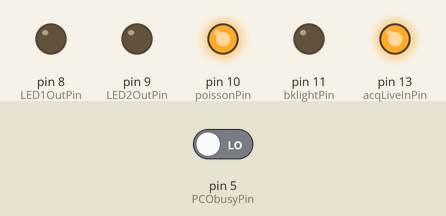
This sketch was run on a simulated Arduino Uno, built with avr-gcc and run on an emulated ATmega328P. On the bench: output pins drawn as LEDs (lit = HIGH). The inputs (shaded band) are chosen by the test bench; at power-on: pin 5 (PCObusyPin) LOW. Random numbers use the default seed unless the sketch sets one.

Above: at 1.2 s.
1.3 s: pin 5 (PCObusyPin) driven HIGH
At 1.79 s:
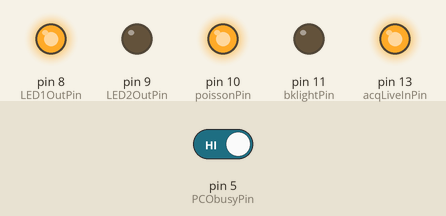
At 2.26 s:
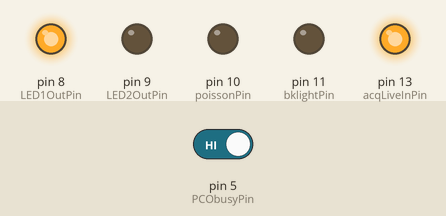
4.3 s: pin 5 (PCObusyPin) driven LOW
At 4.8 s:
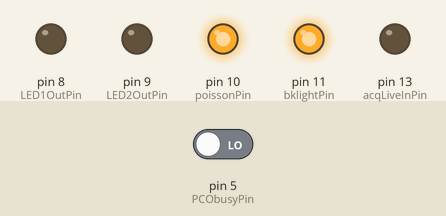
Timing chart, 0 to 7.3 s (numbered marks = the images above; inputs shaded):
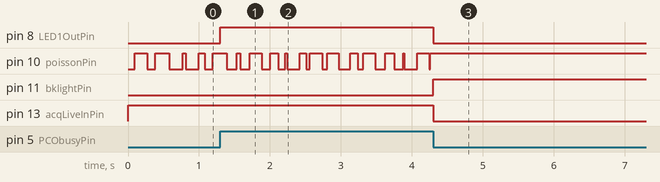

The sketch:

imaging2Stimulation1.ino
```cpp
// alternate two imaging light source by each camera frame
// between camera frames, turn on optogen stim and bklight
// 2024-11-17 DS created from LED1LED2AlternateWithFlipperBklightRolling.ino

const bool acqLiveMode = 1; //1 to evoke this code only when acqLive signal is on, 0 to ignore acqLive signal
const int camrate = 2; //frame rate of camera [Hz] (used only in debugMode)
const int duration = 1000 / camrate; //[ms]
int tmod;

// INPUT PINS
const int acqLiveInPin = 13;//5;       // pin for acqLive from Timeline
const int PCObusyPin = 5; //FIXED. if low, cameara is ready for acquiring new trigger. previously known as "FVALPin"

// OUTPUT PINS
const int extraGndPin = 1;       //GND output from arduino
const int LED1OutPin = 8;//9;       // pin for LED1's Gate1
const int LED2OutPin = 9;//4;       // pin for LED2's Gate1
const int poissonPin = 10;          //pin for "flipper"
const int bklightPin = 11; //pin for backlight & laser control 23/4/20
const int laserPin =13; //invert of bklightPin (= PCObusyPin)

const int minPoissonDur = 10; //ms
const int maxPoissonDur = 200; //ms

bool flipflopState = 0;         // current state of the alternation
bool lastAcqLiveState = 0;
bool currentAcqLiveState = 0;
// internal variables
bool currentLED1InternalState = 0;
bool currentLED2InternalState = 0;
// output to LED
bool currentLED1OutState = 0;
bool currentLED2OutState = 0;

unsigned long lastFlipTime = 0;
unsigned long timeNow = 0;
unsigned long poissonStateDur = 0;
int currentPoissonState = 0;
// bool currentTrigInstate = 0;
// bool lastTrigInstate = 0;
bool currentPCObusystate = 0;
bool lastPCObusystate = 0;


void setup() {
  // put your setup code here, to run once:
  pinMode(PCObusyPin, INPUT);
  pinMode(LED1OutPin, OUTPUT);
  pinMode(LED2OutPin, OUTPUT);
  pinMode(acqLiveInPin, INPUT);
  pinMode(bklightPin, OUTPUT);
  digitalWrite(bklightPin, LOW);
  pinMode(laserPin, OUTPUT);
  digitalWrite(laserPin, HIGH);
  pinMode(extraGndPin, OUTPUT);
  digitalWrite(extraGndPin, LOW);

  pinMode(poissonPin, OUTPUT);
  digitalWrite(poissonPin, LOW);
  currentPoissonState = LOW;
  poissonStateDur = random(minPoissonDur, maxPoissonDur);
  lastFlipTime = millis();
}

void loop() {
  // put your main code here, to run repeatedly:

  currentAcqLiveState = digitalRead(acqLiveInPin);
  timeNow = millis();

  //    if (currentAcqLiveState == HIGH & lastAcqLiveState == LOW) {
  //      flipflopState = 1; // guarantee that color is LED1 on first frame when acquisition starts.
  //         }


  if (lastAcqLiveState == LOW) { //fixed 9/6/20
          flipflopState = 1; // guarantee that color is LED1 on first frame when acquisition starts.
             }
    lastAcqLiveState = currentAcqLiveState;


    //code for LED1/LED2 LEDs
    currentPCObusystate = digitalRead(PCObusyPin);
    if (currentPCObusystate == HIGH & lastPCObusystate == LOW) {
        digitalWrite(bklightPin, LOW);
        digitalWrite(laserPin, HIGH);

      flipflopState = (flipflopState + 1) % 2;

      if (flipflopState == 0) {
        currentLED1InternalState = 1;
        currentLED2InternalState = 0;
      } else {
        currentLED1InternalState = 0;
        currentLED2InternalState = 1;
      }

    } else if (currentPCObusystate == LOW & lastPCObusystate == HIGH) {
    // code for backlight
      digitalWrite(bklightPin, HIGH); //24/4/20
           digitalWrite(laserPin, LOW); //24/4/20

    // needs fixing. when camera is not plugged, this condition is not evoked

      // turn off LEDs when screen is ON (not necessary but nicer)
      //currentLED1InternalState = 0;  //16/6/20 commented out
      //currentLED2InternalState = 0; //16/6/20 commented out
    }
    lastPCObusystate = currentPCObusystate;


    //code for flipper
    if (currentAcqLiveState == HIGH && (timeNow - lastFlipTime) > poissonStateDur) {
      lastFlipTime = timeNow;
      if (currentPoissonState == LOW) {
        currentPoissonState = HIGH;
      } else {
        currentPoissonState = LOW;
      }
      digitalWrite(poissonPin, currentPoissonState);
      poissonStateDur = random(minPoissonDur, maxPoissonDur);
    } else if (timeNow < lastFlipTime) {
      // this can only happen when the millis() function wraps around at the limit of the unsigned long datatype
      lastFlipTime = 1; // pretend we flipped at 1
    }


    // turn LED only when liveAcq is ON
    digitalWrite(LED1OutPin, currentLED1InternalState & currentAcqLiveState);
    digitalWrite(LED2OutPin, currentLED2InternalState & currentAcqLiveState);

    currentLED1OutState = digitalRead(LED1OutPin);
    currentLED2OutState = digitalRead(LED2OutPin);

    delayMicroseconds(50);
  }
```

Measured:
- after the input at 1.3 s, pin 8 (LED1OutPin): LOW → HIGH at once
- after the input at 4.3 s, pin 8 (LED1OutPin), pin 13 (acqLiveInPin): HIGH → LOW at once; pin 11 (bklightPin): LOW → HIGH at once
